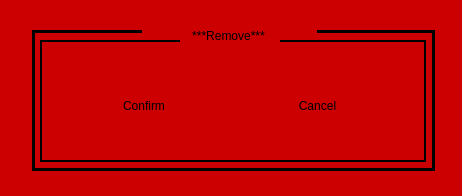
<?xml version="1.0" encoding="UTF-8"?>
<ui version="4.0">
 <class>DeleteDialog</class>
 <widget class="QDialog" name="DeleteDialog">
  <property name="geometry">
   <rect>
    <x>0</x>
    <y>0</y>
    <width>462</width>
    <height>196</height>
   </rect>
  </property>
  <property name="windowTitle">
   <string>Dialog</string>
  </property>
  <property name="styleSheet">
   <string notr="true">background-color: rgb(204, 0, 0);</string>
  </property>
  <widget class="Line" name="line_29">
   <property name="geometry">
    <rect>
     <x>280</x>
     <y>40</y>
     <width>146</width>
     <height>2</height>
    </rect>
   </property>
   <property name="styleSheet">
    <string notr="true">background-color: rgb(0, 0, 0);</string>
   </property>
   <property name="orientation">
    <enum>Qt::Horizontal</enum>
   </property>
  </widget>
  <widget class="QLabel" name="label_2">
   <property name="geometry">
    <rect>
     <x>78</x>
     <y>20</y>
     <width>301</width>
     <height>31</height>
    </rect>
   </property>
   <property name="styleSheet">
    <string notr="true">font: 25px &quot;Ubuntu&quot;;
background-color:none;</string>
   </property>
   <property name="text">
    <string>***Remove***</string>
   </property>
   <property name="alignment">
    <set>Qt::AlignCenter</set>
   </property>
  </widget>
  <widget class="Line" name="line_26">
   <property name="geometry">
    <rect>
     <x>424</x>
     <y>40</y>
     <width>2</width>
     <height>122</height>
    </rect>
   </property>
   <property name="styleSheet">
    <string notr="true">background-color: rgb(0, 0, 0);</string>
   </property>
   <property name="orientation">
    <enum>Qt::Vertical</enum>
   </property>
  </widget>
  <widget class="Line" name="line_27">
   <property name="geometry">
    <rect>
     <x>432</x>
     <y>30</y>
     <width>3</width>
     <height>141</height>
    </rect>
   </property>
   <property name="styleSheet">
    <string notr="true">background-color: rgb(0, 0, 0);</string>
   </property>
   <property name="orientation">
    <enum>Qt::Vertical</enum>
   </property>
  </widget>
  <widget class="Line" name="line_20">
   <property name="geometry">
    <rect>
     <x>40</x>
     <y>40</y>
     <width>140</width>
     <height>2</height>
    </rect>
   </property>
   <property name="styleSheet">
    <string notr="true">background-color: rgb(0, 0, 0);</string>
   </property>
   <property name="orientation">
    <enum>Qt::Horizontal</enum>
   </property>
  </widget>
  <widget class="Line" name="line_21">
   <property name="geometry">
    <rect>
     <x>32</x>
     <y>30</y>
     <width>3</width>
     <height>140</height>
    </rect>
   </property>
   <property name="styleSheet">
    <string notr="true">background-color: rgb(0, 0, 0);</string>
   </property>
   <property name="orientation">
    <enum>Qt::Vertical</enum>
   </property>
  </widget>
  <widget class="Line" name="line_25">
   <property name="geometry">
    <rect>
     <x>32</x>
     <y>30</y>
     <width>110</width>
     <height>3</height>
    </rect>
   </property>
   <property name="styleSheet">
    <string notr="true">background-color: rgb(0, 0, 0);</string>
   </property>
   <property name="orientation">
    <enum>Qt::Horizontal</enum>
   </property>
  </widget>
  <widget class="Line" name="line_24">
   <property name="geometry">
    <rect>
     <x>32</x>
     <y>168</y>
     <width>400</width>
     <height>3</height>
    </rect>
   </property>
   <property name="styleSheet">
    <string notr="true">background-color: rgb(0, 0, 0);</string>
   </property>
   <property name="orientation">
    <enum>Qt::Horizontal</enum>
   </property>
  </widget>
  <widget class="Line" name="line_28">
   <property name="geometry">
    <rect>
     <x>40</x>
     <y>160</y>
     <width>386</width>
     <height>2</height>
    </rect>
   </property>
   <property name="styleSheet">
    <string notr="true">background-color: rgb(0, 0, 0);</string>
   </property>
   <property name="orientation">
    <enum>Qt::Horizontal</enum>
   </property>
  </widget>
  <widget class="Line" name="line_23">
   <property name="geometry">
    <rect>
     <x>317</x>
     <y>30</y>
     <width>115</width>
     <height>3</height>
    </rect>
   </property>
   <property name="styleSheet">
    <string notr="true">background-color: rgb(0, 0, 0);</string>
   </property>
   <property name="orientation">
    <enum>Qt::Horizontal</enum>
   </property>
  </widget>
  <widget class="Line" name="line_22">
   <property name="geometry">
    <rect>
     <x>40</x>
     <y>40</y>
     <width>2</width>
     <height>122</height>
    </rect>
   </property>
   <property name="styleSheet">
    <string notr="true">background-color: rgb(0, 0, 0);</string>
   </property>
   <property name="orientation">
    <enum>Qt::Vertical</enum>
   </property>
  </widget>
  <widget class="QWidget" name="horizontalLayoutWidget_3">
   <property name="geometry">
    <rect>
     <x>60</x>
     <y>70</y>
     <width>341</width>
     <height>71</height>
    </rect>
   </property>
   <layout class="QHBoxLayout" name="hbox_2">
    <item>
     <widget class="QPushButton" name="Confirm">
      <property name="minimumSize">
       <size>
        <width>0</width>
        <height>55</height>
       </size>
      </property>
      <property name="styleSheet">
       <string notr="true">QPushButton::focus{
	background-color:rgb(186, 189, 182); 
	color: yellow;
}
QPushButton{
	color:black;
}
QPushButton::flat{border:none;}
QPushButton{
	font: 18pt &quot;Ubuntu&quot;;
}</string>
      </property>
      <property name="text">
       <string>Confirm</string>
      </property>
      <property name="flat">
       <bool>true</bool>
      </property>
     </widget>
    </item>
    <item>
     <widget class="QPushButton" name="Cancel">
      <property name="minimumSize">
       <size>
        <width>84</width>
        <height>55</height>
       </size>
      </property>
      <property name="styleSheet">
       <string notr="true">QPushButton::focus{
	background-color:rgb(186, 189, 182); 
	color: yellow;
}

QPushButton{color:black;}
QPushButton::flat{border:none;}
QPushButton{
font: 18pt &quot;Ubuntu&quot;;
}</string>
      </property>
      <property name="text">
       <string>Cancel</string>
      </property>
      <property name="flat">
       <bool>true</bool>
      </property>
     </widget>
    </item>
   </layout>
  </widget>
 </widget>
 <resources/>
 <connections/>
</ui>
